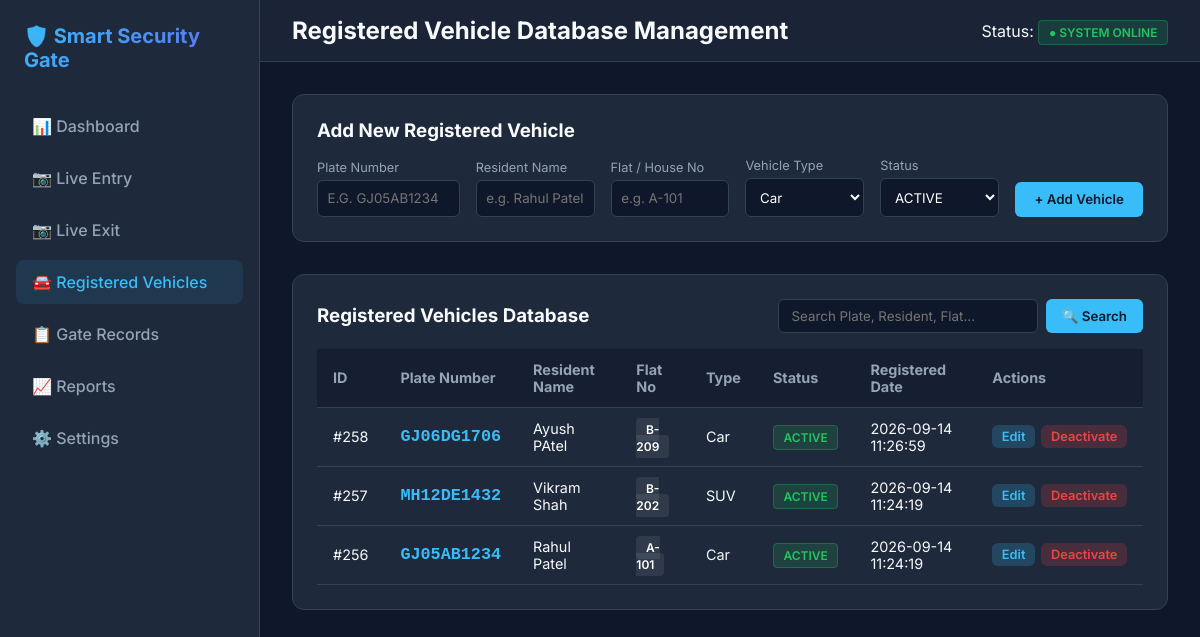
Page /vehicles on the earlier database version.
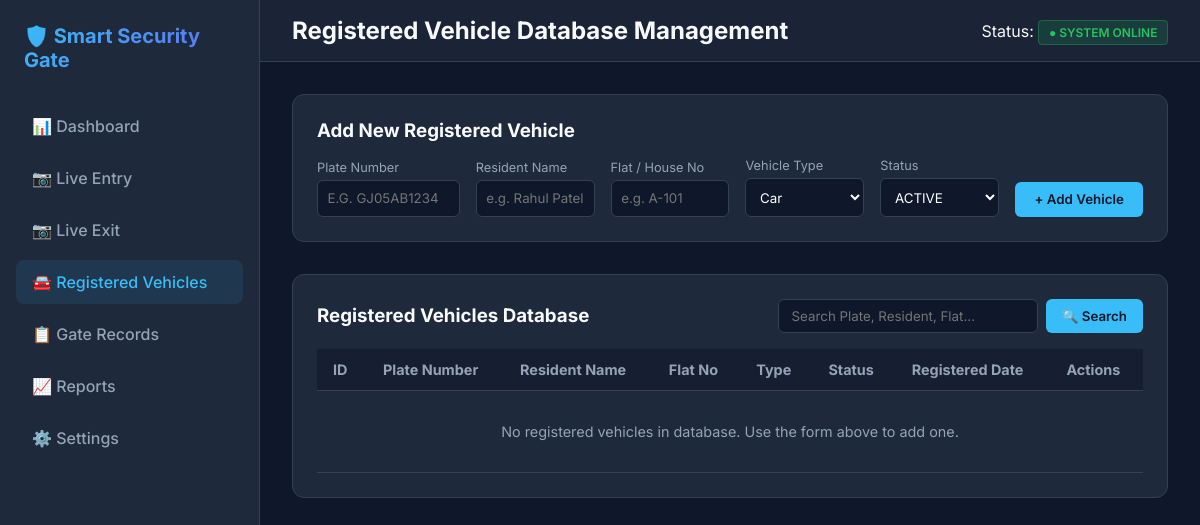
Same page on the later database version.
### tables this page shows
CREATE TABLE registered_vehicles (
            id INTEGER PRIMARY KEY AUTOINCREMENT,
            plate_number TEXT UNIQUE NOT NULL,
            resident_name TEXT NOT NULL,
            flat_number TEXT NOT NULL,
            vehicle_type TEXT DEFAULT 'Car',
            status TEXT DEFAULT 'ACTIVE',
            created_at TIMESTAMP DEFAULT CURRENT_TIMESTAMP,
            updated_at TIMESTAMP DEFAULT CURRENT_TIMESTAMP
        );

### smart_society_anpr/app.py (the view)
@app.route('/vehicles')
def vehicles():
    query = request.args.get('q', '').strip()
    if query:
        vehicles_list = search_vehicles(query)
    else:
        vehicles_list = list_vehicles()
    edit_id = request.args.get('edit', type=int)
    edit_item = get_vehicle_by_id(edit_id) if edit_id else None
    return render_template('vehicles.html', active_page='vehicles', vehicles=vehicles_list, search_query=query, edit_item=edit_item)

### smart_society_anpr/database/database.py (called while the page is built)
def get_db():
    conn = sqlite3.connect(DATABASE_PATH)
    conn.row_factory = sqlite3.Row
    return conn

def list_vehicles():
    conn = get_db()
    rows = conn.execute("SELECT * FROM registered_vehicles ORDER BY id DESC").fetchall()
    conn.close()
    return [dict(r) for r in rows]

### smart_society_anpr/templates/vehicles.html (shortened to what the changed rows need)
{% extends 'base.html' %}
{% set active_page = 'vehicles' %}
{% block page_heading %}Registered Vehicle Database Management{% endblock %}
{% block content %}
<div class="data-card">
    <table>
        <thead>
            <tr>
                <th>ID</th>
                <th>Plate Number</th>
                <th>Resident Name</th>
                <th>Flat No</th>
                <th>Type</th>
                <th>Status</th>
                <th>Registered Date</th>
                <th>Actions</th>
            </tr>
        </thead>
        <tbody>
            {% if vehicles %}
                {% for v in vehicles %}
                <tr>
                    <td>#{{ v.id }}</td>
                    <td style="font-weight:700; font-family:monospace; font-size:1.05rem; color:var(--primary);">{{ v.plate_number }}</td>
                    <td>{{ v.resident_name }}</td>
                    <td><span class="badge" style="background:rgba(255,255,255,0.08); color:#fff;">{{ v.flat_number }}</span></td>
                    <td>{{ v.vehicle_type or 'Car' }}</td>
                    <td>
                        {% if v.status == 'ACTIVE' %}
                            <span class="badge badge-success">ACTIVE</span>
                        {% else %}
                            <span class="badge badge-danger">INACTIVE</span>
                        {% endif %}
                    </td>
                    <td>{{ v.created_at }}</td>
                    <td>
                        <div style="display:flex; gap:0.4rem;">
                            <a href="/vehicles?edit={{ v.id }}" class="btn" style="padding:0.25rem 0.6rem; font-size:0.8rem; background:rgba(56,189,248,0.2); color:var(--primary); text-decoration:none;">Edit</a>
                            {% if v.status == 'ACTIVE' %}
                                <form action="/vehicles/deactivate/{{ v.id }}" method="POST" style="display:inline;" onsubmit="return confirm('Deactivate {{ v.plate_number }}?');">
                                    <button type="submit" class="btn" style="padding:0.25rem 0.6rem; font-size:0.8rem; background:rgba(239,68,68,0.2); color:var(--red);">Deactivate</button>
                                </form>
                            {% endif %}
                        </div>
                    </td>
                </tr>
                {% endfor %}
            {% else %}
                <tr>
                    <td colspan="8" style="text-align:center; color:var(--text-muted); padding:2rem;">
                        {% if search_query %}
                            No registered vehicles matching "{{ search_query }}"
                        {% else %}
                            No registered vehicles in database. Use the form above to add one.
                        {% endif %}
                    </td>
                </tr>
            {% endif %}
        </tbody>
    </table>
</div>
{% endblock %}

Differences in the rows shown:
removed registered_vehicles: id "258", plate_number "GJ06DG1706", resident_name "Ayush PAtel", flat_number "B-209", vehicle_type "Car", status "ACTIVE", created_at "2026-09-14 11:26:59"
removed registered_vehicles: id "257", plate_number "MH12DE1432", resident_name "Vikram Shah", flat_number "B-202", vehicle_type "SUV", status "ACTIVE", created_at "2026-09-14 11:24:19"
removed registered_vehicles: id "256", plate_number "GJ05AB1234", resident_name "Rahul Patel", flat_number "A-101", vehicle_type "Car", status "ACTIVE", created_at "2026-09-14 11:24:19"
Other differences:
text now shown: "No registered vehicles in database. Use the form above to add one."
